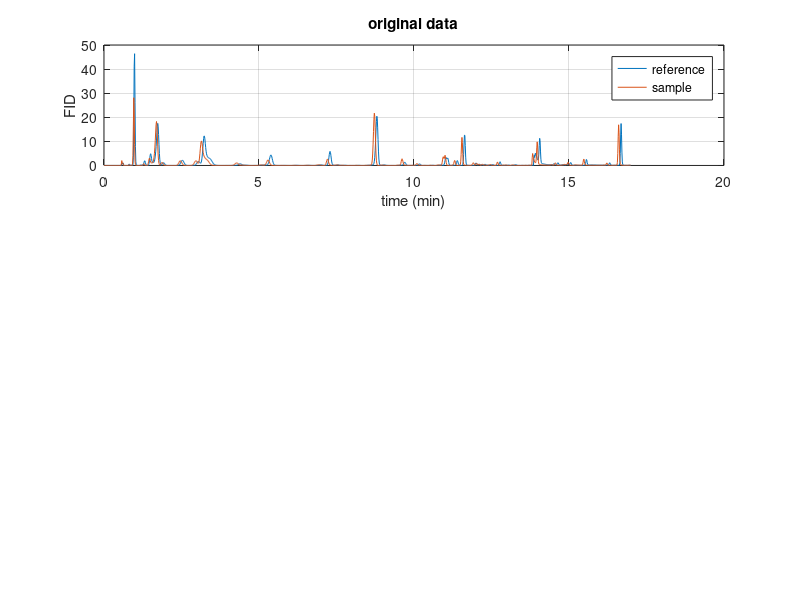

Here is the MATLAB script that generated this plot: (Note: this script raises an error after producing the figure.)
% FvdB 061128
clear all;
close all;

clc;
disp('Small sample script for the use of "cow.m" with augmentation.')
disp('Loading example data (two chromatograms).');
load dtw_cow_demo.txt; X = dtw_cow_demo; clear dtw_cow_demo;

disp('Plotting data (first two rows are chromatograms, third one is the time axis). [Press key...]');
figure(1); subplot(3,1,1); plot(X(3,:),X(1,:),X(3,:),X(2,:));
xlabel('time (min)'); ylabel('FID'); title('original data'); grid; legend('reference','sample');
pause;

disp('Use Correlation Optimized Warping (COW) to align');
[warping,Xw_cow,diagnos] = cow(X(1,:),X(2,:),10,1,[0 1 0]);
disp('Plot COW results.');
subplot(3,1,2); plot(X(3,:),X(1,:),X(3,:),Xw_cow);
xlabel('time (min)'); ylabel('FID'); title('COW(10,1) data'); grid; legend('reference','sample');

disp('The last peak (around 16.7min) is not aligned well because there is not enough freedom for correction after this point.');
disp('We can use e.g. 25% of the lowest points in the chromatogram to estimate base-line noise,');
disp('and augment reference and sample with 200 points to get better alignment for the last part. [...]');
pause;

temp = sort(X(1,:));
std_ref = std(temp(1:round(length(temp)*.25)));
aug_ref = [X(1,:) X(1,end) + randn(1,200)*std_ref];
temp = sort(X(2,:));
std_samp = std(temp(1:round(length(temp)*.25)));
aug_samp = [X(2,:) X(2,end) + randn(1,200)*std_samp];
N = length(X(1,:));

[warping_aug,Xw_cow_aug,diagnos_aug] = cow(aug_ref,aug_samp,10,1,[1 1 0]);
disp('Default graphical output "cow.m". [...]'); pause;

disp('Plot COW results after augmentation. Notice that the last peak is now well aligned. [Finished]');
figure(1); subplot(3,1,3); plot(X(3,:),X(1,:),X(3,:),Xw_cow_aug(1:N));
xlabel('time (min)'); ylabel('FID'); title('COW(10,1) augmented data'); grid; legend('reference','sample');
